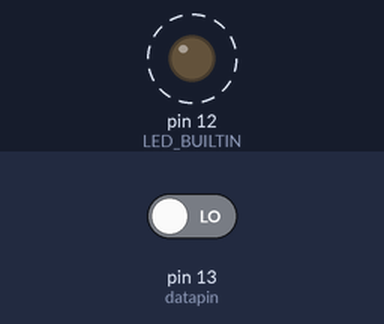
Simulated run of this sketch. Board: Arduino Uno, built with avr-gcc and run on an emulated ATmega328P. Shown: output pins drawn as LEDs (lit = HIGH). Dashed ring = blinking. The test bench sets the inputs (shaded band); at power-on: pin 13 (datapin) LOW. What the sketch prints to the serial monitor is not drawn.

Above: at 0.5 s.
Timing chart, 0 to 3.0 s (numbered marks = the images above):
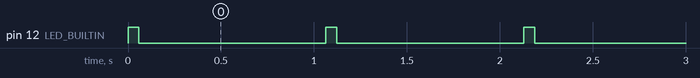

Measured:
- by itself, pin 12 (LED_BUILTIN): alternates HIGH for 0.06 s and LOW for 1.0 s

The sketch:

test_UltrasoGris.ino
```cpp
#include <SoftwareSerial.h>
char col;// for storing the data read from the serial port
unsigned long duration;
int datapin = 13;
int val = 0;

int LED_BUILTIN = 12;

void setup() {
        Serial.begin(57600);     //Enable the serial port and set band rate to 57600 bps
        pinMode(LED_BUILTIN, OUTPUT);
        pinMode(datapin, INPUT);
        digitalWrite(LED_BUILTIN, HIGH);
}

void loop(){
        digitalWrite(LED_BUILTIN, HIGH);
        delay(57);
        digitalWrite(LED_BUILTIN, LOW);
        delay(4);                         //give level signal
        duration = pulseIn(datapin, HIGH);//read the high level pulse on the pin, the maximum pulse interval is 55ms; assign the result to the variable "duration"
        delay(3);
        digitalWrite(LED_BUILTIN, HIGH);//Pull up the signal pin
        duration = duration/ 58.00; //convert time to distance
        Serial.print(duration);//serial port print data
        Serial.println("cm");
        Serial.println("=========== ");
        }
```
